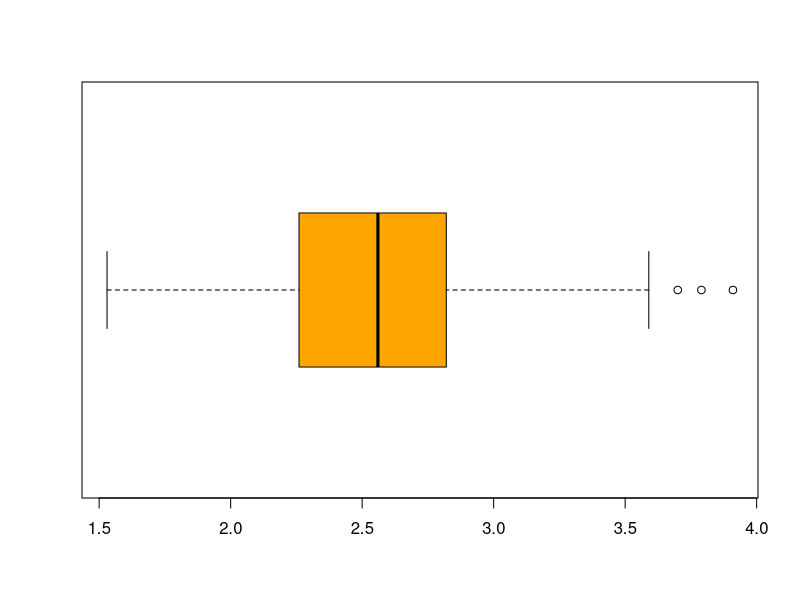
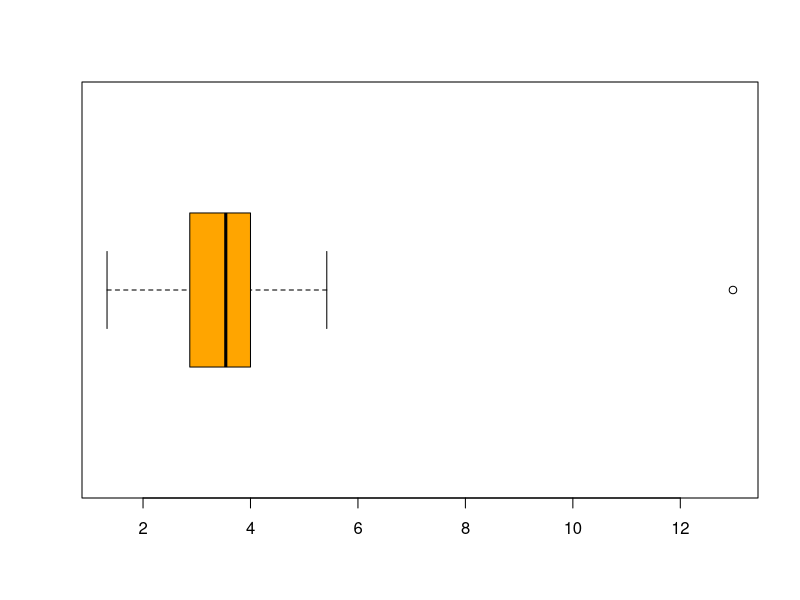
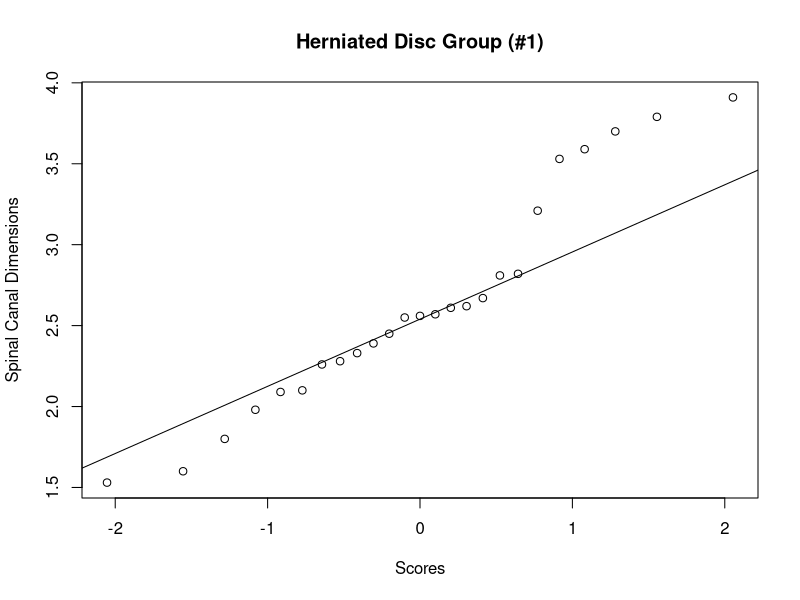
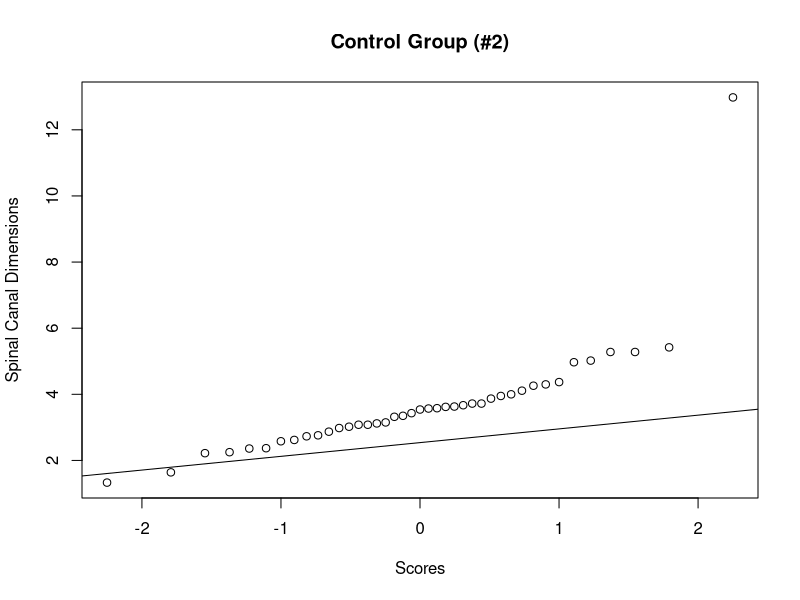

Write the R code that produced these figures, in order.
## ---- chunk 1
knitr::opts_chunk$set(echo = TRUE)
## ---- chunk 2
# import data
hern <- c(2.62,2.57,1.98,3.21,3.59,1.60,1.80,3.91,
          2.56,1.53,2.39,2.67,3.53,2.26,2.82,2.09,
          3.79,2.45,2.55,2.10,2.28,2.33,2.81,3.70,
          2.61) 

## ---- chunk 3

# calculate the mean, median, sd and range of the data
mean(hern)
median(hern)
sd(hern)
max(hern)-min(hern)
## ---- chunk 4
# import data
contr <- c(3.72,4.30,2.87,3.87,2.73,5.28,1.33,2.36,
           3.67,1.64,3.54,3.63,4.26,3.08,3.32,4.00,
           2.76,3.58,5.02,3.62,3.02,3.15,3.57,2.37,
           5.42,3.35,2.62,3.72,4.37,5.28,4.97,2.58,
           2.25,3.12,3.43,12.98,3.95,2.98,4.11,3.08,
           2.22)

#calculate mean, median, sd and range of the data
mean(contr)
median(contr)
sd(contr)
max(contr)-min(contr)

## ---- chunk 5
# create a boxplot
boxplot(hern, col="orange", horizontal = TRUE)

## ---- chunk 6
# create a boxplot
boxplot(contr, col="orange", horizontal = TRUE)

## ---- chunk 7
# create a qq line to display the data for group 1

qqnorm(hern,ylab="Spinal Canal Dimensions",xlab="Scores",main="Herniated Disc Group (#1)") 
qqline(hern)

## ---- chunk 8
# create a qq line to display the data for group 1

qqnorm(contr,ylab="Spinal Canal Dimensions",xlab="Scores",main="Control Group (#2)") 
qqline(hern)

